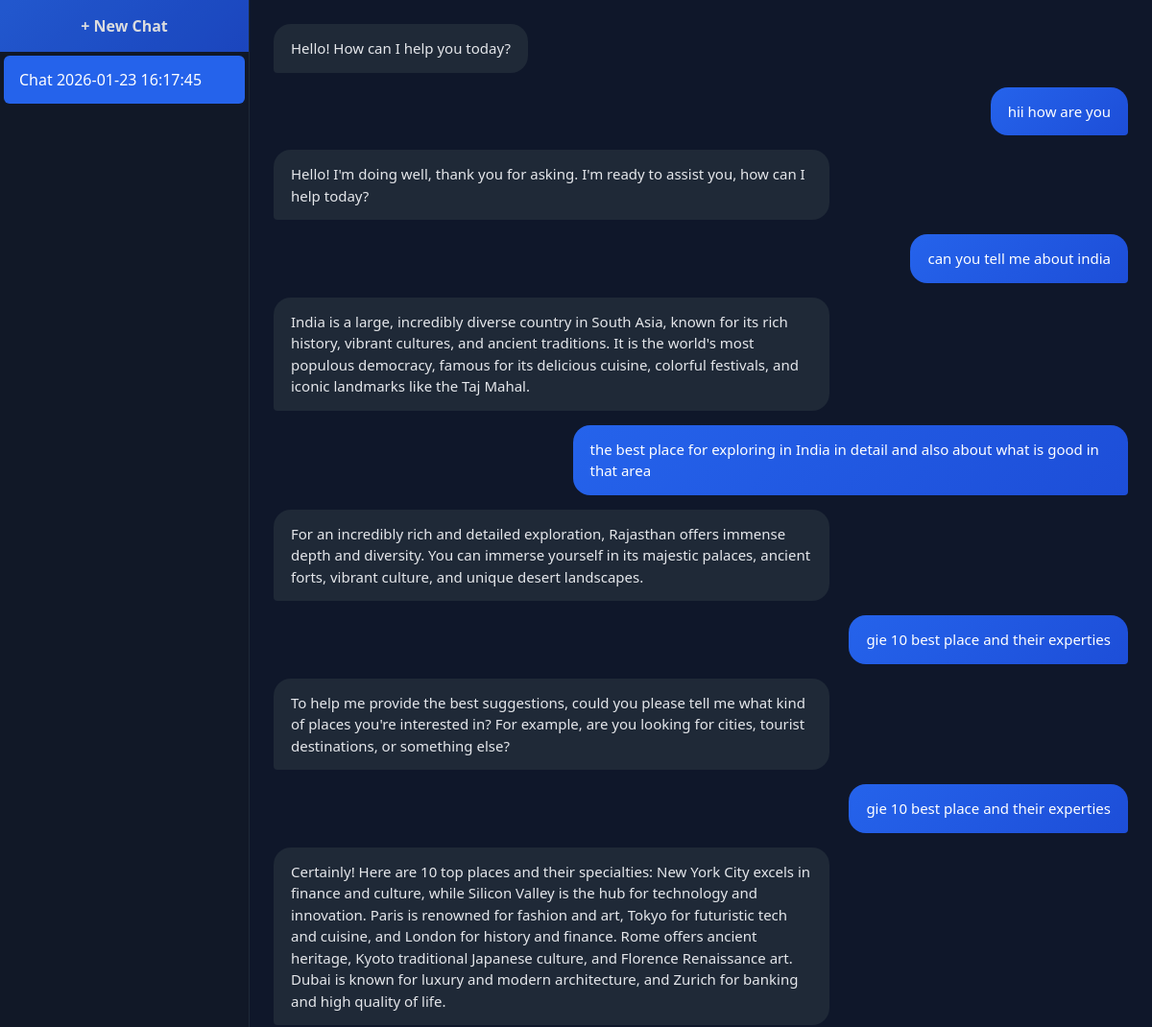
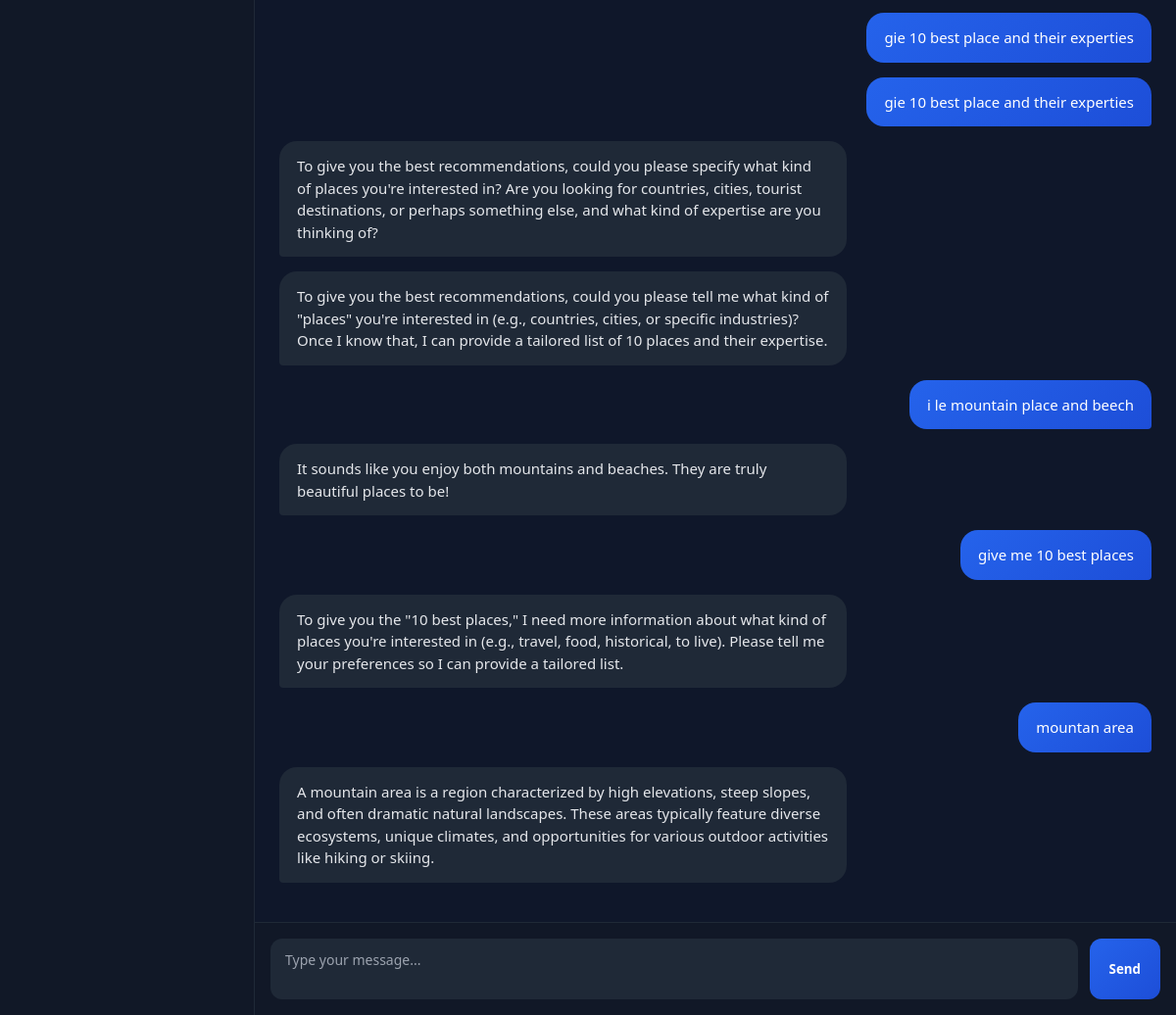
The page /chat/1 on the database its author committed (2 pictures, top to bottom).
### tables this page shows
CREATE TABLE chats (
                    id INTEGER PRIMARY KEY AUTOINCREMENT,
                    title TEXT,
                    created_at TEXT
                );

CREATE TABLE messages (
                    id INTEGER PRIMARY KEY AUTOINCREMENT,
                    chat_id INTEGER,
                    sender TEXT,
                    text TEXT,
                    created_at TEXT,
                    FOREIGN KEY(chat_id) REFERENCES chats(id)
                );

### Building ChatBot/app.py (the view)
@app.route("/chat/<int:chat_id>")
def view_chat(chat_id):
    conn = sqlite3.connect(DB_FILE)
    c = conn.cursor()
    c.execute("SELECT id, title FROM chats ORDER BY created_at DESC")
    all_chats = c.fetchall()
    c.execute(
        "SELECT sender, text FROM messages WHERE chat_id=? ORDER BY created_at ASC",
        (chat_id,)
    )
    chat_history = [{"sender": row[0], "text": row[1]} for row in c.fetchall()]
    conn.close()
    return render_template(
        "index.html",
        chats=all_chats,
        chat_history=chat_history,
        current_chat=chat_id
    )

### Building ChatBot/templates/index.html (shortened to what this page needs)
<!DOCTYPE html>
<html lang="en">
<head>
    <link rel="stylesheet" href="{{ url_for('static', filename='index.css') }}">
</head>
<body>
<div class="app-container">
    <div class="sidebar">
        <a href="{{ url_for('new_chat') }}" class="new-chat">+ New Chat</a>
        <div class="chat-history">
            {% for chat in chats %}
                <a href="{{ url_for('view_chat', chat_id=chat[0]) }}"
                   class="chat-item {% if chat[0] == current_chat %}active{% endif %}">
                    {{ chat[1] }}
                </a>
            {% endfor %}
        </div>
    </div>
    <div class="chat-container">
        <div class="chat-messages" id="chat-box">
            {% for chat in chat_history %}
                {% if chat.sender == 'user' %}
                    <div class="message user-message">
                        {{ chat.text }}
                    </div>
                {% else %}
                    <div class="message ai-message">
                        {{ chat.text }}
                    </div>
                {% endif %}
            {% endfor %}
        </div>
        <form class="chat-input"
              method="POST"
              action="{{ url_for('send_message', chat_id=current_chat) }}">
            <textarea name="message"
                      placeholder="Type your message..."
                      required></textarea>
            <button type="submit">Send</button>
        </form>
    </div>
</div>
</body>
</html>

### Building ChatBot/static/index.css (style rules this page uses)
* { margin: 0; padding: 0; box-sizing: border-box; font-family: "Segoe UI", sans-serif; }
body { display: flex; height: 100vh; background: #0f172a; color: white; }
.app-container { display: flex; width: 100%; }
.sidebar { width: 260px; background: #111827; display: flex; flex-direction: column; border-right: 1px solid #1f2937; }
.new-chat { padding: 16px; text-align: center; background: linear-gradient(135deg, #2563eb, #1d4ed8); color: white; text-decoration: none; font-weight: 600; transition: 0.3s ease; }
.chat-history { flex: 1; overflow-y: auto; }
.chat-item { display: block; padding: 14px 16px; color: #d1d5db; text-decoration: none; transition: 0.2s ease; }
.chat-item.active { background: #2563eb; color: white; border-radius: 6px; margin: 4px; }
.chat-container { flex: 1; display: flex; flex-direction: column; background: #0f172a; }
.chat-messages { flex: 1; padding: 25px; overflow-y: auto; display: flex; flex-direction: column; }
.message { max-width: 65%; padding: 14px 18px; border-radius: 18px; margin-bottom: 15px; font-size: 15px; line-height: 1.5; animation: fadeIn 0.3s ease-in-out; }
.user-message { background: linear-gradient(135deg, #2563eb, #1d4ed8); align-self: flex-end; color: white; border-bottom-right-radius: 4px; }
.ai-message { background: #1f2937; align-self: flex-start; color: #e5e7eb; border-bottom-left-radius: 4px; }
.chat-input { display: flex; padding: 16px; background: #111827; border-top: 1px solid #1f2937; }
.chat-input textarea { flex: 1; resize: none; padding: 12px 15px; border-radius: 12px; border: none; outline: none; font-size: 14px; background: #1f2937; color: white; }
.chat-input textarea::placeholder { color: #9ca3af; }
.chat-input button { margin-left: 12px; padding: 12px 20px; background: linear-gradient(135deg, #2563eb, #1d4ed8); border: none; border-radius: 12px; cursor: pointer; font-weight: 600; color: white; transition: 0.3s ease; }

### rows shown on the page
chats: title "Chat 2026-01-23 16:17:45"
messages: text "Hello! How can I help you today?"
messages: text "hii how are you"
messages: text "Hello! I'm doing well, thank you for asking. I'm ready to assist you, how can I help today?"
messages: text "can you tell me about india"
messages: text "India is a large, incredibly diverse country in South Asia, known for its rich history, vibrant cultures, and ancient traditions. It is the world's most populous democracy, famous for its delicious cuisine, colorful festivals, and iconic landmarks like the Taj Mahal."
messages: text "the best place for exploring in India in detail and also about what is good in that area"
messages: text "For an incredibly rich and detailed exploration, Rajasthan offers immense depth and diversity. You can immerse yourself in its majestic palaces, ancient forts, vibrant culture, and unique desert landscapes."
messages: text "gie 10 best place and their experties"
messages: text "To help me provide the best suggestions, could you please tell me what kind of places you're interested in? For example, are you looking for cities, tourist destinations, or something else?"
messages: text "gie 10 best place and their experties"
messages: text "Certainly! Here are 10 top places and their specialties: New York City excels in finance and culture, while Silicon Valley is the hub for technology and innovation. Paris is renowned for fashion and art, Tokyo for futuristic tech and cuisine, and London for history and finance. Rome offers ancient heritage, Kyoto traditional Japanese culture, and Florence Renaissance art. Dubai is known for luxury and modern architecture, and Zurich for banking and high quality of life."
messages: text "gie 10 best place and their experties"
messages: text "gie 10 best place and their experties"
messages: text "To give you the best recommendations, could you please specify what kind of places you're interested in? Are you looking for countries, cities, tourist destinations, or perhaps something else, and what kind of expertise are you thinking of?"
messages: text "To give you the best recommendations, could you please tell me what kind of \"places\" you're interested in (e.g., countries, cities, or specific industries)? Once I know that, I can provide a tailored list of 10 places and their expertise."
messages: text "i le mountain place and beech"
messages: text "It sounds like you enjoy both mountains and beaches. They are truly beautiful places to be!"
messages: text "give me 10 best places"
messages: text "To give you the \"10 best places,\" I need more information about what kind of places you're interested in (e.g., travel, food, historical, to live). Please tell me your preferences so I can provide a tailored list."
messages: text "mountan area"
messages: text "A mountain area is a region characterized by high elevations, steep slopes, and often dramatic natural landscapes. These areas typically feature diverse ecosystems, unique climates, and opportunities for various outdoor activities like hiking or skiing."
